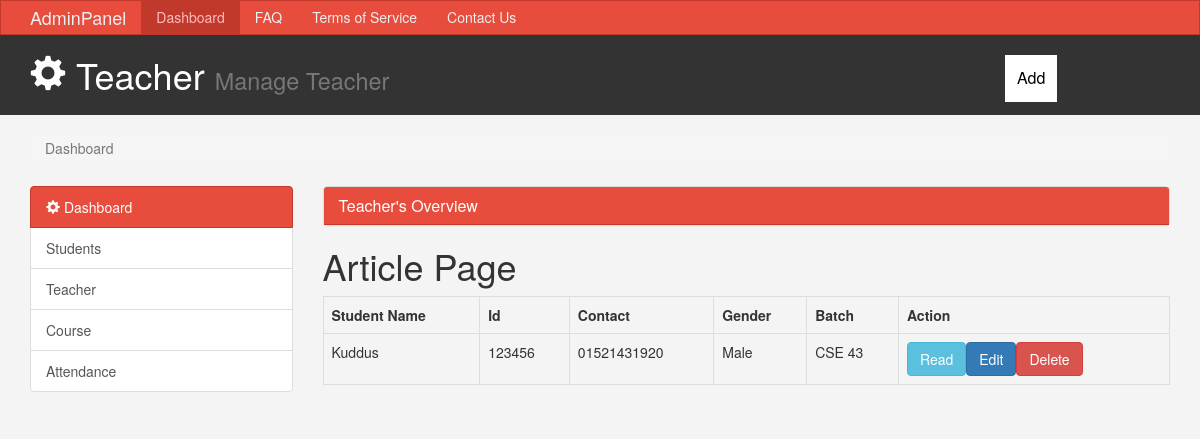
Screenshot of /theme/student/article.php?s_id=123456 with the database file from the repository.
### tables this page shows
CREATE TABLE `student` (
  `sName` varchar(255) NOT NULL,
  `gender` varchar(255) NOT NULL,
  `s_id` int(11) NOT NULL,
  `contact` text NOT NULL,
  `batch` varchar(255) NOT NULL
);

### theme/student/article.php (the view, shortened to what this page needs)
<?php
 $filepath = realpath(dirname(__FILE__));
include_once($filepath.'/../config/dbh.php');
include_once('tHeader.php');
?>
<h1>Article Page</h1>
<div class="articles-container">
	<?php
		$s_id = mysqli_real_escape_string($con,$_GET['s_id']);
		$sql = "SELECT * from student where  s_id='$s_id'";
		$result = mysqli_query($con,$sql);
		$queryResults = mysqli_num_rows($result);
		if($queryResults > 0){
			while ($row = mysqli_fetch_assoc($result)) {
    echo "<table class='table table-hover table-responsive table-bordered'>";
    echo "<tr>";
    echo "<th>Student Name</th>";
    echo "<th>Id</th>";
    echo "<th>Contact</th>";
    echo "<th>Gender</th>";
    echo "<th>Batch</th>";
    echo "<th>Action</th>";
    echo "</tr>";
        echo "<tr>";
        echo "<td>".$row['sName']."</td>";
        echo "<td>".$row['s_id']."</td>";
        echo "<td>".$row['contact']."</td>";
        echo "<td>".$row['gender']."</td>";
        echo "<td>".$row['batch']."</td>";
        echo "<td>";
        echo "<a href='read_one.php?s_id={$s_id}' class='btn btn-info '>Read</a>";
        echo "<a href='update.php?s_id={$s_id}' class='btn btn-primary'>Edit</a>";
        echo "<a href='delete.php?s_id={$s_id}' class='btn btn-danger'>Delete</a>";
        echo "</td>";
        echo "</tr>";
    }
    echo "</table>";
}
else{
    echo "<div class='alert alert-danger'>No records found.</div>";
}
	?>
</div>
</body>
</html>

### theme/css/style.css (style rules this page uses)
body { background:#f4f4f4; }

### rows the page displays
student: sName "Kuddus", s_id "123456", contact "01521431920", gender "Male", batch "CSE 43"
